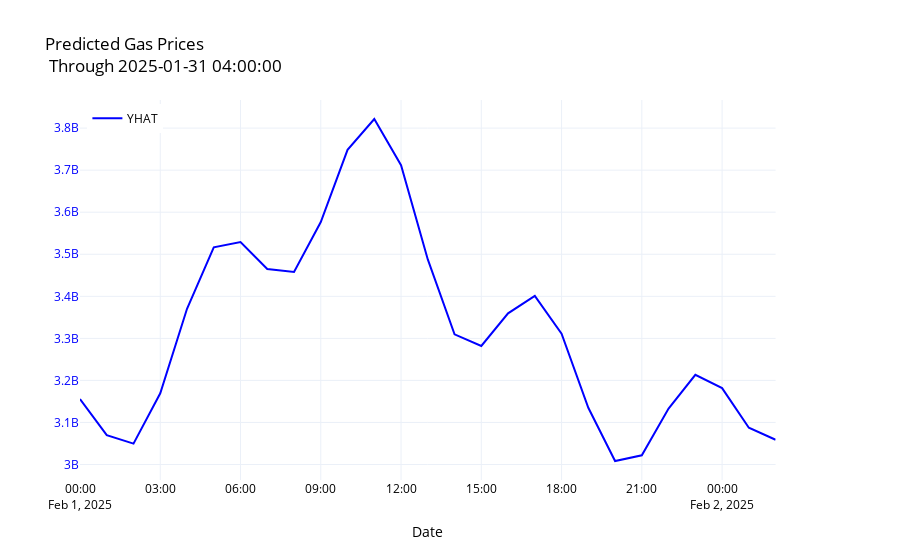

The notebook cell this image was saved under:
### Code cell
y_fig = create_chart(forecast.set_index('ds'),['yhat'],title=f"Predicted Gas Prices <br> Through {future['ds'].max()}",auto_title=False,show_legend=True)

### Figure 1 — Plotly figure (JSON) as saved in the notebook; plotly's stock layout.template omitted (floating-point values rounded to 4 significant figures)
{"data": [{"line": {"color": "blue"}, "name": "YHAT", "showlegend": true, "type": "scatter", "x": ["2025-02-01T00:00:00", "2025-02-01T01:00:00", "2025-02-01T02:00:00", "2025-02-01T03:00:00", "2025-02-01T04:00:00", "2025-02-01T05:00:00", "2025-02-01T06:00:00", "2025-02-01T07:00:00", "2025-02-01T08:00:00", "2025-02-01T09:00:00", "2025-02-01T10:00:00", "2025-02-01T11:00:00", "2025-02-01T12:00:00", "2025-02-01T13:00:00", "2025-02-01T14:00:00", "2025-02-01T15:00:00", "2025-02-01T16:00:00", "2025-02-01T17:00:00", "2025-02-01T18:00:00", "2025-02-01T19:00:00", "2025-02-01T20:00:00", "2025-02-01T21:00:00", "2025-02-01T22:00:00", "2025-02-01T23:00:00", "2025-02-02T00:00:00", "2025-02-02T01:00:00", "2025-02-02T02:00:00"], "xaxis": "x", "y": [3156000000.0, 3070000000.0, 3050000000.0, 3169000000.0, 3370000000.0, 3516000000.0, 3529000000.0, 3465000000.0, 3458000000.0, 3577000000.0, 3748000000.0, 3822000000.0, 3712000000.0, 3488000000.0, 3310000000.0, 3282000000.0, 3359000000.0, 3401000000.0, 3311000000.0, 3135000000.0, 3008000000.0, 3022000000.0, 3133000000.0, 3213000000.0, 3182000000.0, 3087000000.0, 3059000000.0], "yaxis": "y"}], "layout": {"font": {"color": "black"}, "hovermode": "x unified", "legend": {"x": 0.01, "y": 0.99}, "title": {"text": "Predicted Gas Prices <br> Through 2025-01-31 04:00:00"}, "xaxis": {"anchor": "y", "domain": [0, 0.94], "tickfont": {"color": "black"}, "title": {"text": "Date"}}, "yaxis": {"anchor": "x", "color": "blue", "domain": [0, 1]}, "yaxis2": {"anchor": "x", "color": "red", "overlaying": "y", "side": "right"}}}
